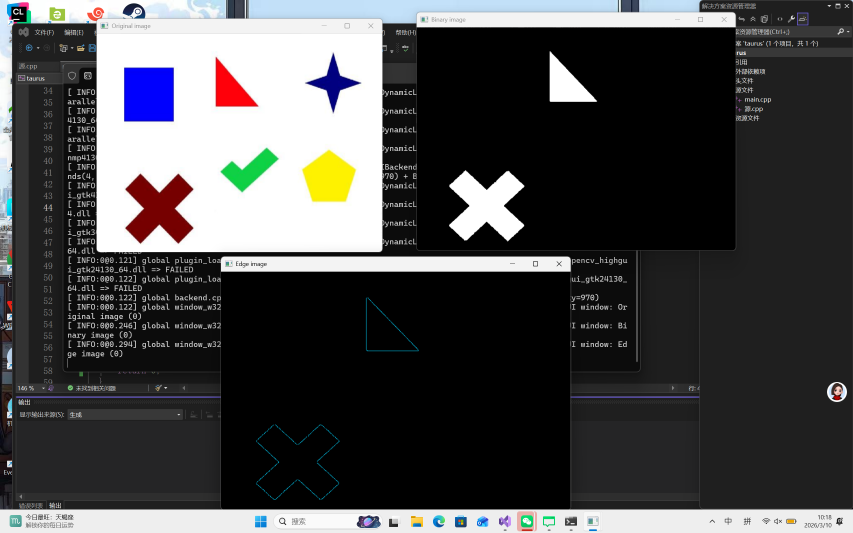
//> input picture src/OpenCV/Basic_Task1/image.png, 2559 x 1599 px (shown at 1/3 size)
$ ./main   (built with g++ and OpenCV 4)
//> lines starting //> are read from the running program, lines starting //| are printed output that depends on the picture; after the words box and inside, x2 and y2 are one past the last pixel; in counts of white or black regions, pixels touching at a corner belong together
#include <opencv2/opencv.hpp>
#include <iostream>
#include <string>

using namespace std;
using namespace cv;

int main()
{
	string image_path = "image.png";
	Mat image = imread(image_path);
//> image is the input picture: 1599 rows x 2559 cols, CV_8UC3; mean B, G, R 73.6, 72.6, 72.7
	if (image.empty())
	{
		cout << "图片为空" << endl;
	}
	//从BGR转化为HSV，并将红色作为目标颜色得到二值图
	Mat hsv,Binary,Binary1, Binary2;
	cvtColor(image, hsv, COLOR_BGR2HSV);
//> hsv: 1599 rows x 2559 cols, CV_8UC3; mean H, S, V 13.3, 9.8, 76.8
	inRange(hsv, Scalar(0, 100, 80), Scalar(10, 255, 255),Binary1);
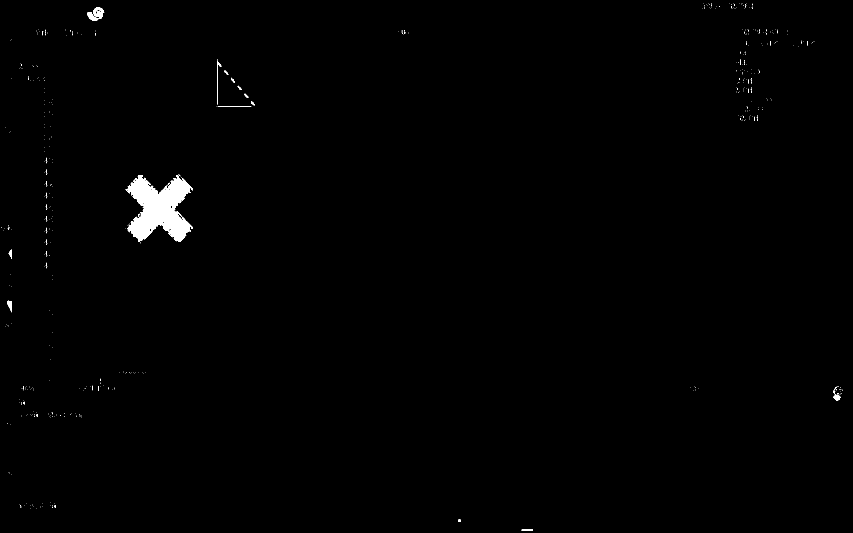
//> Binary1: 1599 rows x 2559 cols, CV_8UC1 (shown at 1/3 size); 0.65% white; 557 white regions (541 under 20 px), largest, box (x1, y1, x2, y2) and area: (383, 525, 579, 726) 22859, (262, 22, 313, 63) 1073, (21, 902, 36, 937) 302
	inRange(hsv, Scalar(165, 100, 80), Scalar(180, 255, 255),Binary2);
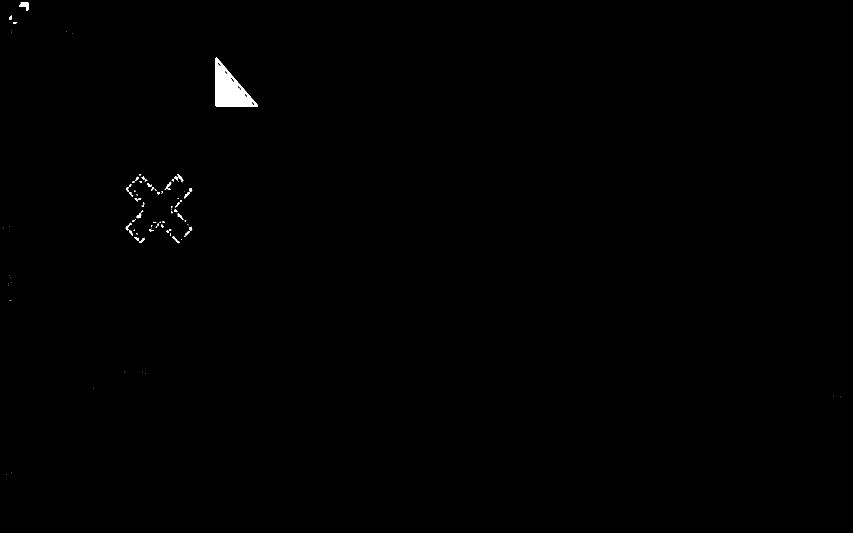
//> Binary2: 1599 rows x 2559 cols, CV_8UC1 (shown at 1/3 size); 0.3% white; 102 white regions (58 under 20 px), largest, box (x1, y1, x2, y2) and area: (647, 172, 774, 320) 9179, (57, 7, 87, 33) 402, (532, 523, 550, 547) 127
	Binary = Binary1 + Binary2;
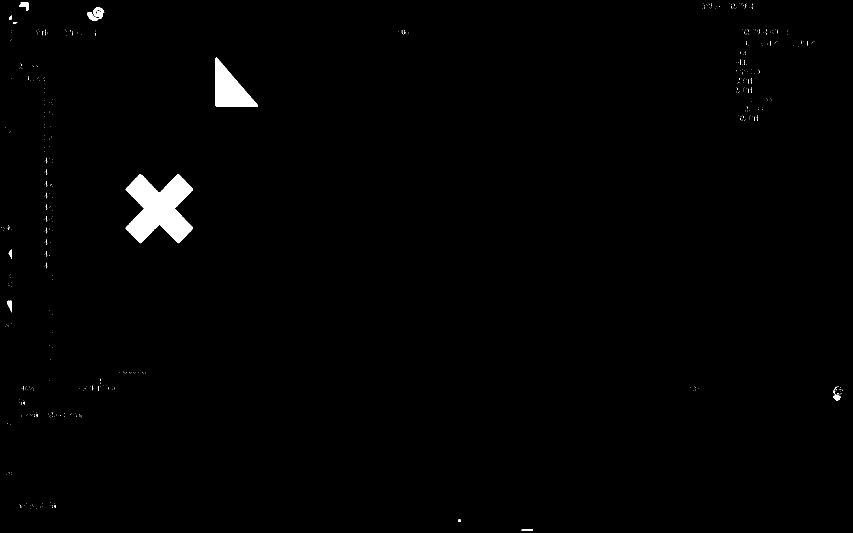
//> Binary: 1599 rows x 2559 cols, CV_8UC1 (shown at 1/3 size); 0.95% white; 549 white regions (537 under 20 px), largest, box (x1, y1, x2, y2) and area: (377, 522, 579, 730) 25412, (647, 172, 774, 320) 9789, (262, 22, 313, 63) 1073

	//形态学操作，除去噪点和空洞
	Mat temp1, temp2;
	Mat kernel = getStructuringElement(MORPH_ELLIPSE, Size(3, 3));
	morphologyEx(Binary, temp1, MORPH_OPEN, kernel);
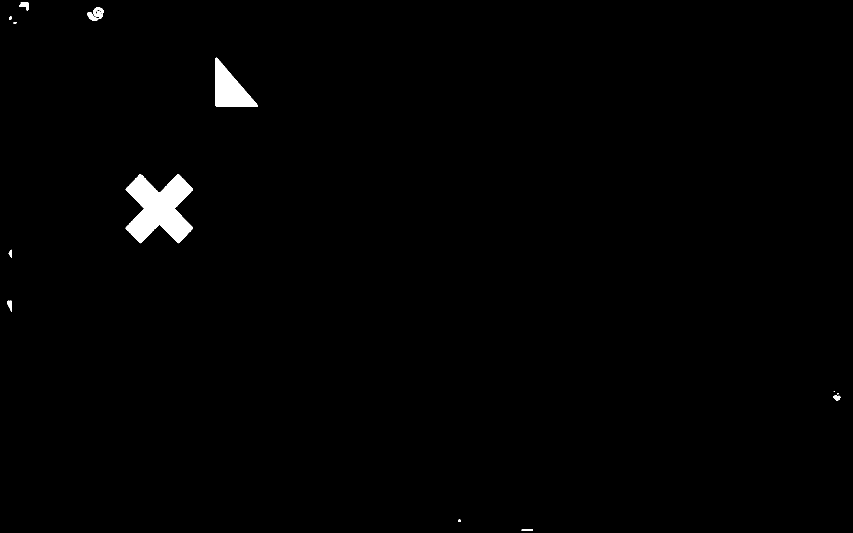
//> temp1: 1599 rows x 2559 cols, CV_8UC1 (shown at 1/3 size); 0.92% white; 13 white regions (2 under 20 px), largest, box (x1, y1, x2, y2) and area: (377, 522, 579, 730) 25376, (647, 173, 774, 320) 9782, (262, 22, 312, 63) 1067
	morphologyEx(temp1, temp2, MORPH_CLOSE, kernel);
//> temp2: 1599 rows x 2559 cols, CV_8UC1; 0.92% white; 13 white regions (2 under 20 px), largest, box (x1, y1, x2, y2) and area: (377, 522, 579, 730) 25408, (647, 173, 774, 320) 9789, (262, 22, 312, 63) 1074
	Binary = temp2;

	//Canny边缘检测
	Mat canny;
	Canny(Binary, canny, 50, 150);
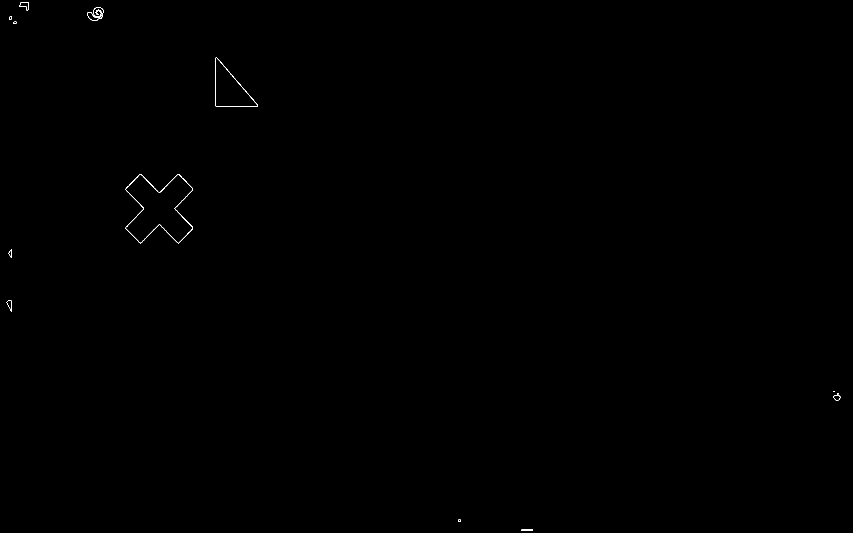
//> canny: 1599 rows x 2559 cols, CV_8UC1 (shown at 1/3 size); 0.06% white in thin lines or dots

	//将canny中的白色边缘变为蓝色边缘
	Mat  blue_edge;
	blue_edge = Mat::zeros(image.size(), image.type());
	blue_edge .setTo (Scalar(230, 191, 0), canny);

	//创建窗户并指定大小
	namedWindow("Original image", WINDOW_NORMAL);
	resizeWindow("Original image", 1280, 720);

	namedWindow("Binary image", WINDOW_NORMAL);
	resizeWindow("Binary image", 1280, 720);

	namedWindow("Edge image", WINDOW_NORMAL);
	resizeWindow("Edge image", 1280, 720);

	//显示图像
	imshow("Original image", image);
	imshow("Binary image", Binary);
	imshow("Edge image", blue_edge);

	//保存图像
	imwrite("canny_edge_image.png", blue_edge);

	waitKey(0);
	return 0;
}
